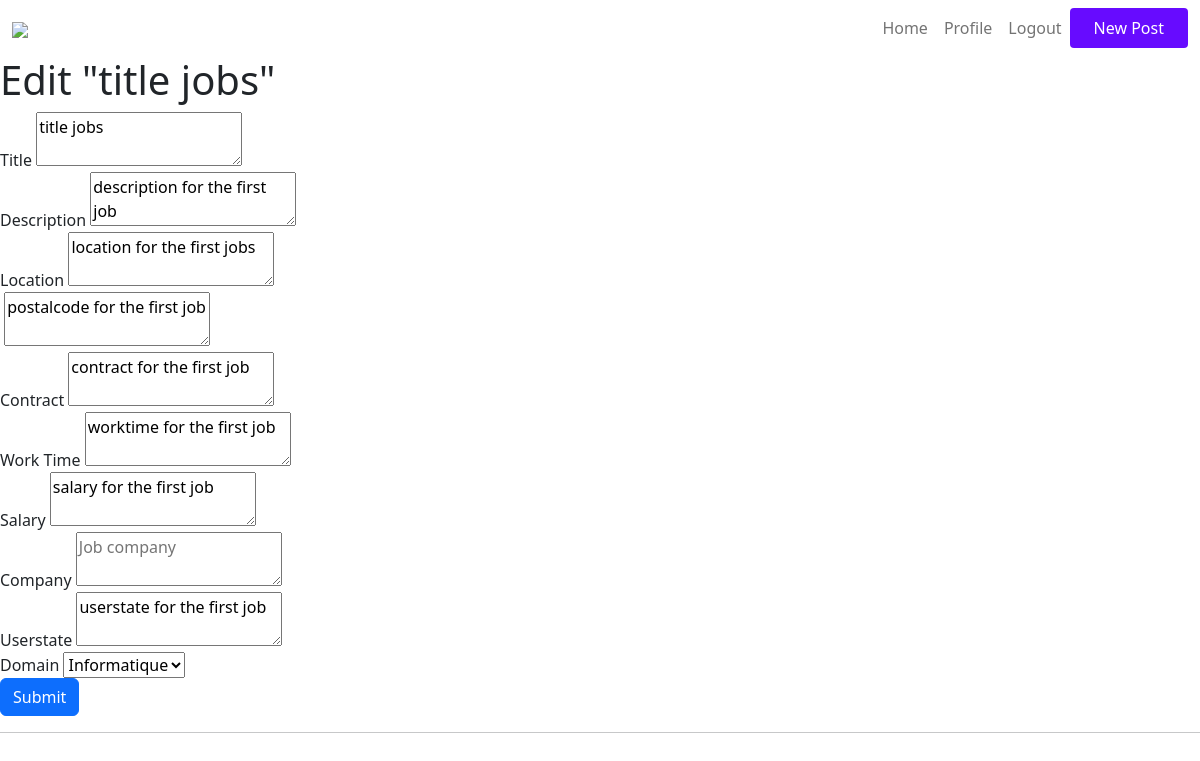
Before: /1/edit with the older database file.
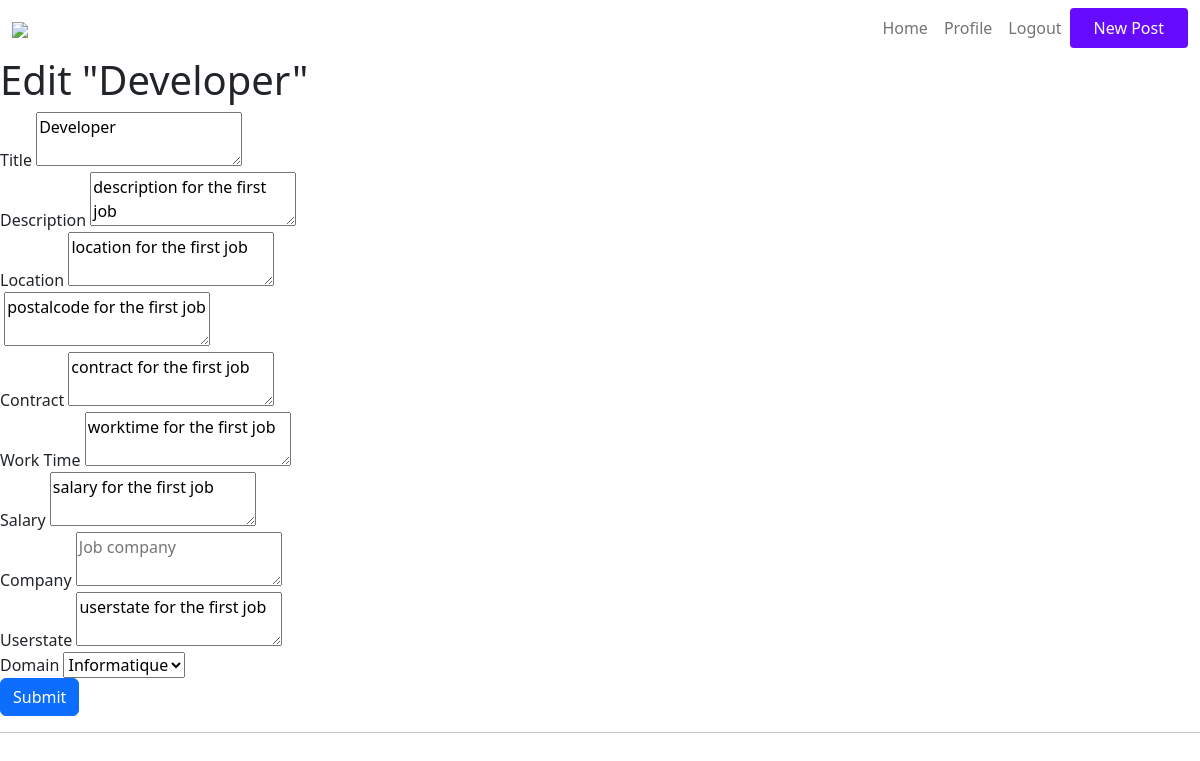
After: the same page with the newer database file.
### tables this page shows
CREATE TABLE jobs (
    job_id INTEGER PRIMARY KEY AUTOINCREMENT,
    created TIMESTAMP NOT NULL DEFAULT CURRENT_TIMESTAMP,
    title TEXT NOT NULL,
    location TEXT NOT NULL,
    postalcode TEXT NOT NULL,
    contract TEXT NOT NULL,
    worktime TEXT NOT NULL,
    userstate TEXT NOT NULL,
    description TEXT NOT NULL,
    salary TEXT NOT NULL,
    category_id INTEGER,
    company_id INTEGER,
    FOREIGN KEY(category_id) REFERENCES categories(category_id),
    FOREIGN KEY(company_id) REFERENCES companies(company_id)
);

### server.py (the view, shortened to what this page needs)
@app.route('/<int:id>/edit', methods=('GET', 'POST'))
def edit(id):
    job= get_job(id)
    return render_template('edit.html', job=job)

### server.py (called while the page is built)
def get_db_connection():
    conn = sqlite3.connect('database.db')
    conn.row_factory = sqlite3.Row
    return conn

def get_job(job_id):
    conn = get_db_connection()
    job = conn.execute('SELECT * FROM jobs WHERE job_id = ?',
                        (job_id,)).fetchone()
    conn.close()
    if job is None:
        abort(404)
    return job

### templates/edit.html (shortened to what this page needs)
{% extends 'bases.html' %}
{% block content %}
<h1>{% block title %} Edit "{{ job['title'] }}" {% endblock %}</h1>
<form method="post">
  <div>
    <label for="title">Title</label>
    <textarea name="title" placeholder="Job title" >{{ request.form['title'] or job['title'] }}</textarea>
  </div>
  <div>
    <label for="description">Description</label>
    <textarea name="description" placeholder="Job description" >{{ request.form['description'] or job['description']  }}</textarea>
  </div>
  <div>
    <label for="location">Location</label>
    <textarea name="location" placeholder="Job location" >{{ request.form['location'] or job['location']  }}</textarea>
  </div>
  <div>
    <textarea name="postalcode" placeholder="Job postalcode" >{{ request.form['postalcode'] or job['postalcode'] }}</textarea>
  </div>
  <div>
    <label for="contract">Contract</label>
    <textarea name="contract" placeholder="Job contract" >{{ request.form['contract'] or job['contract'] }}</textarea>
  </div>
  <div>
    <label for="worktime">Work Time</label>
    <textarea name="worktime" placeholder="Job worktime" >{{ request.form['worktime'] or job['worktime'] }}</textarea>
  </div>
  <div>
    <label for="salary">Salary</label>
    <textarea name="salary" placeholder="Job salary" >{{ request.form['salary'] or job['salary'] }}</textarea>
  </div>
  <div>
    <label for="company">Company</label>
    <textarea name="company" placeholder="Job company" ></textarea>
  </div>
  <div>
    <label for="userstate">Userstate</label>
    <textarea name="userstate" placeholder="userstate" >{{ request.form['userstate'] or job['userstate'] }}</textarea>
  </div>
  <div>
    <label for="domain">Domain</label>
              <select name="category" placeholder="Job domain" >
                <option value="domain1">Informatique</option>
            </select>
  </div>
  <div>
    <button type="submit" class="btn btn-primary">Submit</button>
  </div>
</form>
<hr>
{% endblock %}

### templates/bases.html (shortened to what this page needs)
<!DOCTYPE html>
<html lang="en">
<head>
  <link rel="stylesheet" href="../static/css//style.css">
  <link href="https://cdn.jsdelivr.net/npm/bootstrap@5.2.2/dist/css/bootstrap.min.css" rel="stylesheet">
</head>
<body>
  <div class="navbar navbar-expand-sm navbar-light navbar-lewagon">
    <div class="container-fluid">
      <a class="navbar-brand" href="#">
        <img src="joble.jpg" />
  </a>
      <div class="collapse navbar-collapse" id="navbarSupportedContent">
        <ul class="navbar-nav me-auto">
            <li class="nav-item active">
              <a class="nav-link" href="{{url_for('index')}}">Home</a>
            </li>
            <li class="nav-item">
              <a class="nav-link" href="{{url_for('profile')}}">Profile</a>
            </li>
            <li class="nav-item">
              <a class="nav-link" href="{{url_for('logout')}}"> Logout</a>
            </li>
            <li class="nav-item" id="btn-AddPost">
              <a class="btn-flat" href="{{url_for('create')}}">New Post</a>
            </li>
        </ul>
      </div>
    </div>
  </div>
  <div>
    {% block content %}
    {% endblock %}
  </div>
</body>
</html>

### static/css/style.css (style rules this page uses)
.navbar-lewagon { justify-content: space-between; background: white; }
.navbar-lewagon .navbar-collapse { flex-grow: 0; }
.navbar-lewagon .navbar-brand img { width: 40px; }
.btn-flat { color: white; padding: 8px 24px; border-radius: 4px; background: #670BFF; transition: background 0.3s ease; text-decoration: none; display: block; }

Changed rows visible on the page:
changed jobs "description for the first job": title "title jobs" → "Developer"; location "location for the first jobs" → "location for the first job"
